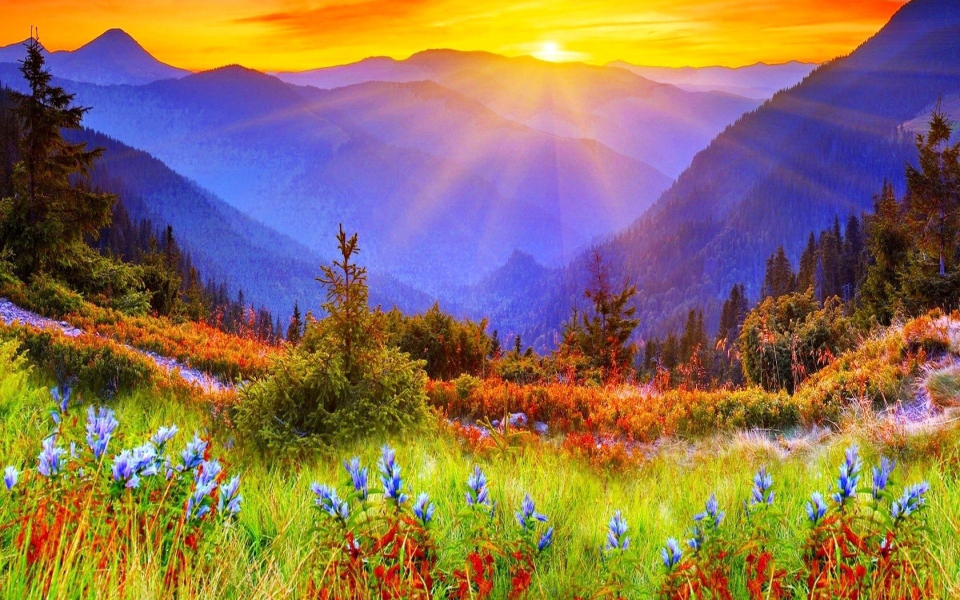
#> input picture images/nature.jpg, 1920 x 1200 px (shown at 1/2 size)
$ python colorchannel.py
#> lines starting #> are read from the running program, lines starting #| are printed output that depends on the picture
import cv2 as cv
import numpy as np
img=cv.imread("images/nature.jpg")
#> img is the input picture: shape (1200, 1920, 3); mean B, G, R 88, 113.6, 140.3

resize=cv.resize(img,(300,300),interpolation=cv.INTER_AREA)
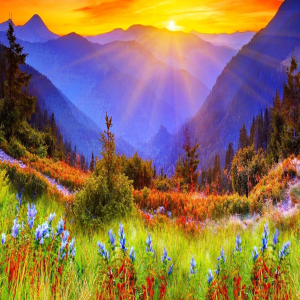
#> resize: shape (300, 300, 3); mean B, G, R 88, 113.6, 140.3
cv.imshow("Resized image",resize)

b,g,r=cv.split(resize)
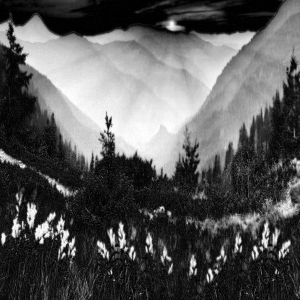
#> b: shape (300, 300); min 0, max 255, mean 88
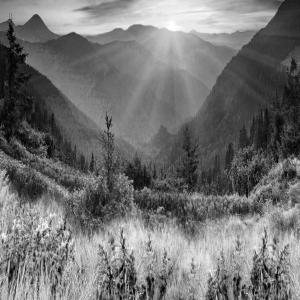
#> g: shape (300, 300); min 2, max 255, mean 113.6
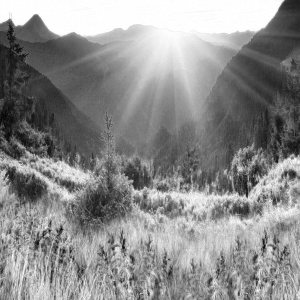
#> r: shape (300, 300); min 7, max 255, mean 140.3
cv.imshow("Blue",b)
cv.imshow("Green",g)
cv.imshow("Red",r)
print(resize.shape)
#| (300, 300, 3)
print(b.shape)
#| (300, 300)
print(g.shape)
#| (300, 300)
print(r.shape)
#| (300, 300)

merged=cv.merge([b,g,r])
cv.imshow("Merged images",merged)

cv.waitKey(0)

$ run again, with images/kitten.jpg copied over images/nature.jpg
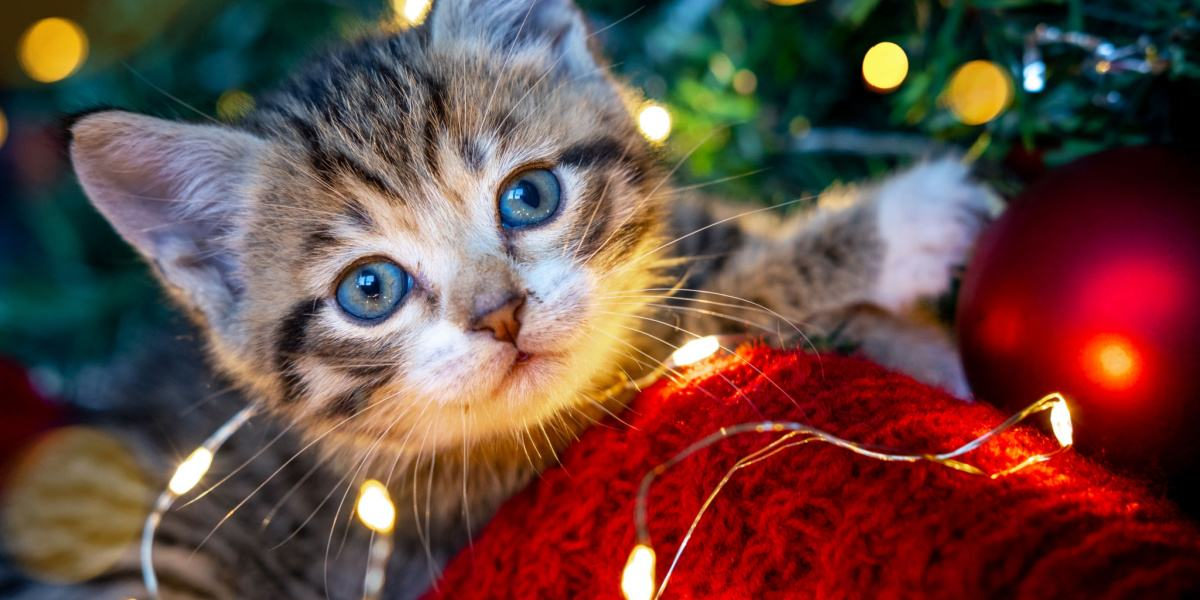
#> input picture images/kitten.jpg, 1200 x 600 px
#> img is the input picture: shape (600, 1200, 3); mean B, G, R 65, 71.8, 104.2
#> `b,g,r=cv.split(resize)`:
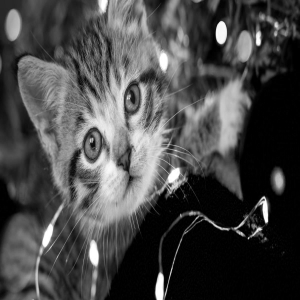
#> g: shape (300, 300); min 0, max 255, mean 71.8
#> `b,g,r=cv.split(resize)`:
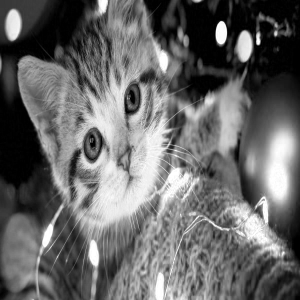
#> r: shape (300, 300); min 0, max 255, mean 104.2
#| (300, 300, 3)
#| (300, 300)
#| (300, 300)
#| (300, 300)

$ run again, with images/sunflower.jpg copied over images/nature.jpg
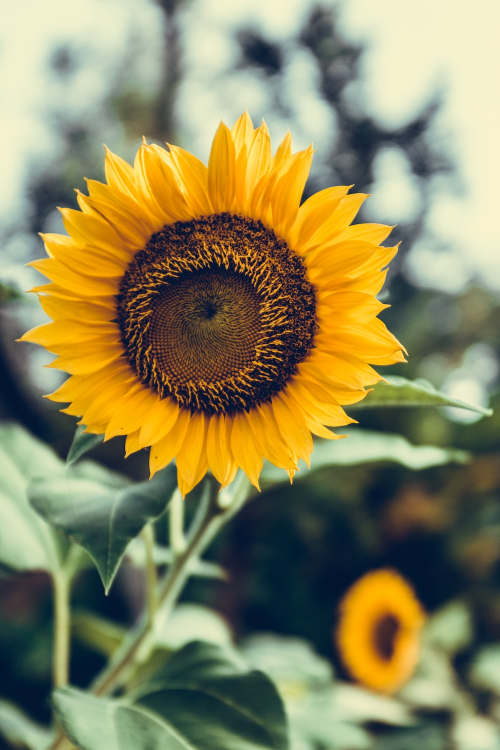
#> input picture images/sunflower.jpg, 1000 x 1500 px (shown at 1/2 size)
#> img is the input picture: shape (1500, 1000, 3); mean B, G, R 93.7, 135.2, 140.9
#> `b,g,r=cv.split(resize)`:
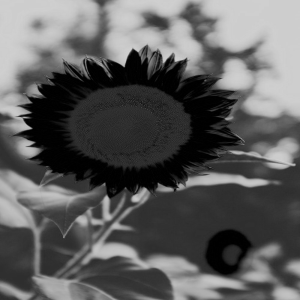
#> b: shape (300, 300); min 0, max 208, mean 93.7
#> `b,g,r=cv.split(resize)`:
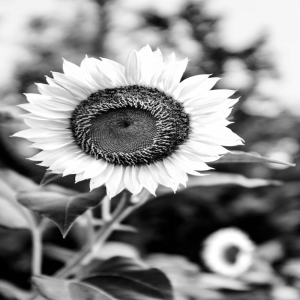
#> r: shape (300, 300); min 0, max 255, mean 140.9
#| (300, 300, 3)
#| (300, 300)
#| (300, 300)
#| (300, 300)
